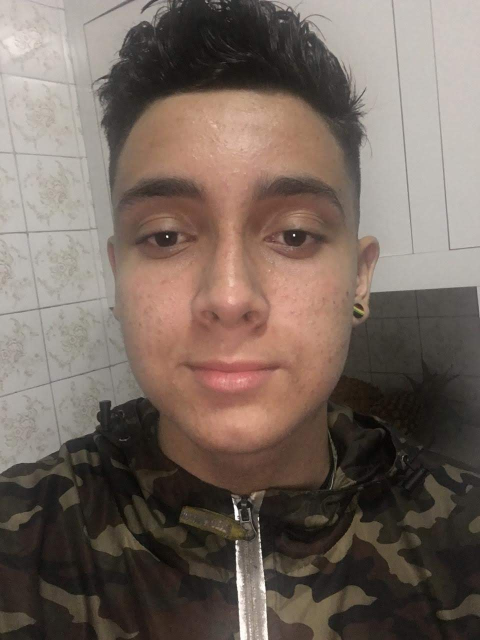
#> input picture provanicolas1.jpeg, 960 x 1280 px, found by its file name (shown at 1/2 size)
$ python 'passa banda.py'
#> lines starting #> are read from the running program, lines starting #| are printed output that depends on the picture; after the words box and inside, x2 and y2 are one past the last pixel; in counts of white or black regions, pixels touching at a corner belong together
import cv2
import numpy as np
import matplotlib.pyplot as plt

# Ler imagem em escala de cinza
imagem_cinza = cv2.imread('segunda_prova\provanicolas1.jpeg', 0)
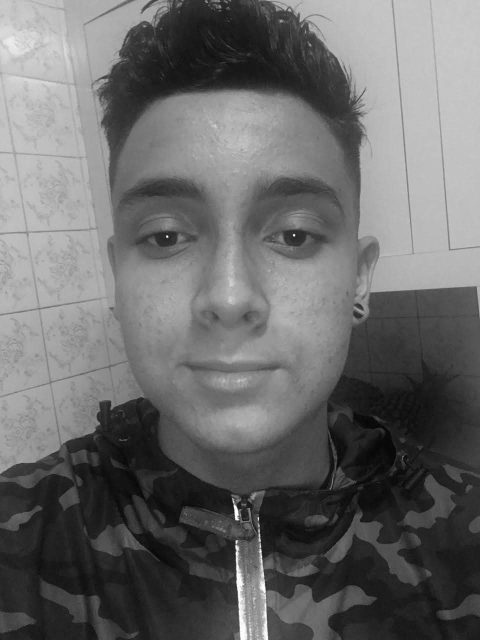
#> imagem_cinza: shape (1280, 960) (shown at 1/2 size); min 0, max 255, mean 105.7

# Aplicar Transformada de Fourier
transformada = np.fft.fft2(imagem_cinza)

# Centralizar frequências
transformada_shift = np.fft.fftshift(
    transformada
)

# Dimensões da imagem
linhas, colunas = imagem_cinza.shape
#> linhas = 1280; colunas = 960

# Coordenadas centrais
meio_y = linhas // 2
#> meio_y = 640
meio_x = colunas // 2
#> meio_x = 480

# Criar máscara do filtro
filtro_banda = np.zeros(
    (linhas, colunas),
    np.uint8
)

# Definir limites do filtro
raio_menor = 20
raio_maior = 60

# Criar região do passa-banda
for y in range(linhas):
    for x in range(colunas):

        valor_distancia = (
            (y - meio_y) ** 2 +
            (x - meio_x) ** 2
        )

        if (
            raio_menor ** 2 <
            valor_distancia <
            raio_maior ** 2
        ):

            filtro_banda[y, x] = 1
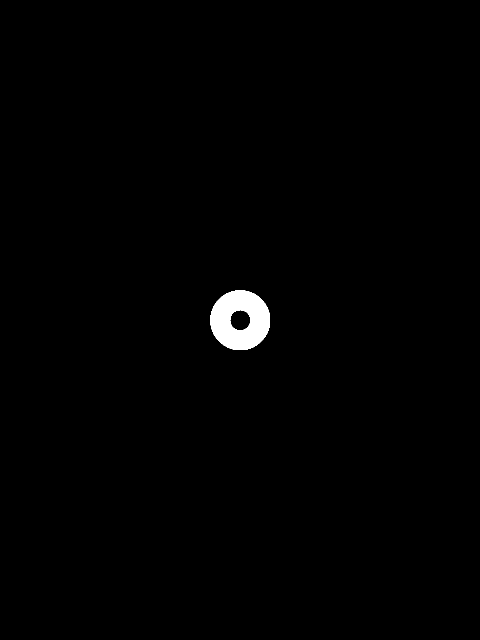
#> filtro_banda: shape (1280, 960) (shown at 1/2 size); values 0 (black) and 1 (white), 0.82% white; 1 white region, box (x1, y1, x2, y2) and area: (421, 581, 540, 700) 10020

# Aplicar filtro
fourier_filtrada = (
    transformada_shift * filtro_banda
)

# Transformada inversa
fourier_normal = np.fft.ifftshift(
    fourier_filtrada
)

imagem_processada = np.fft.ifft2(
    fourier_normal
)

# Remover parte imaginária
imagem_processada = np.abs(
    imagem_processada
)
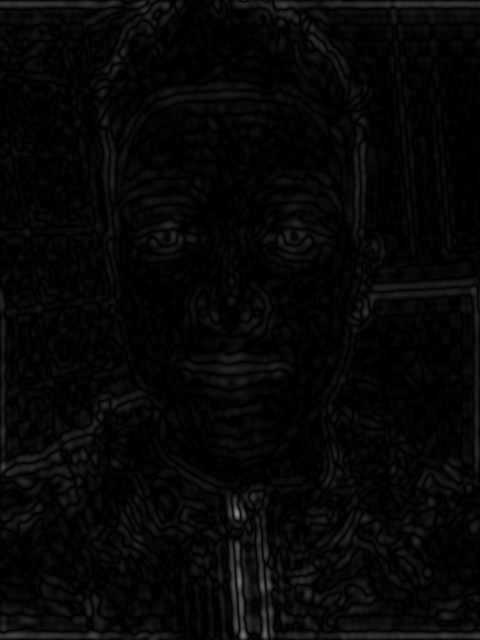
#> imagem_processada: shape (1280, 960) float64 (shown at 1/2 size); min 8.85e-06, max 142.6, mean 7.1

# Criar espectros
espectro_inicial = 20 * np.log(
    np.abs(transformada_shift) + 1
)
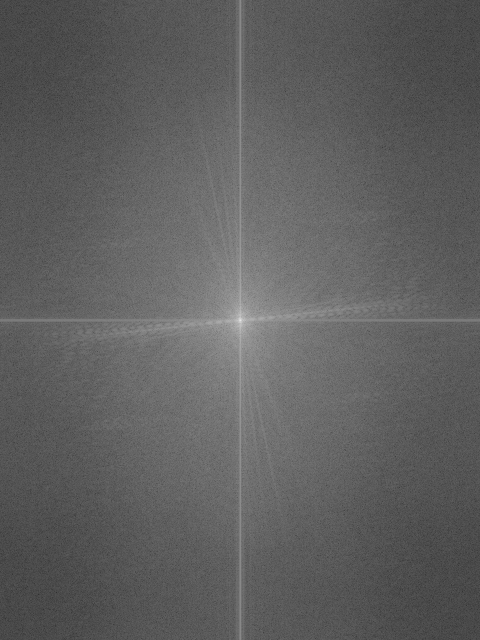
#> espectro_inicial: shape (1280, 960) float64 (shown at 1/2 size); min 17.13, max 373.6, mean 150.6; drawn with min black and max white

espectro_final = 20 * np.log(
    np.abs(fourier_filtrada) + 1
)

# Mostrar imagens
plt.figure(figsize=(12, 8))

# Imagem original
plt.subplot(221)
plt.imshow(imagem_cinza, cmap='gray')
plt.title('Imagem Original')
plt.axis('off')

# Fourier original
plt.subplot(222)
plt.imshow(espectro_inicial, cmap='gray')
plt.title('Espectro de Fourier')
plt.axis('off')

# Máscara do filtro
plt.subplot(223)
plt.imshow(filtro_banda, cmap='gray')
plt.title('Filtro Passa-Banda')
plt.axis('off')

# Resultado final
plt.subplot(224)
plt.imshow(imagem_processada, cmap='gray')
plt.title('Imagem Filtrada')
plt.axis('off')

plt.tight_layout()
plt.show()
